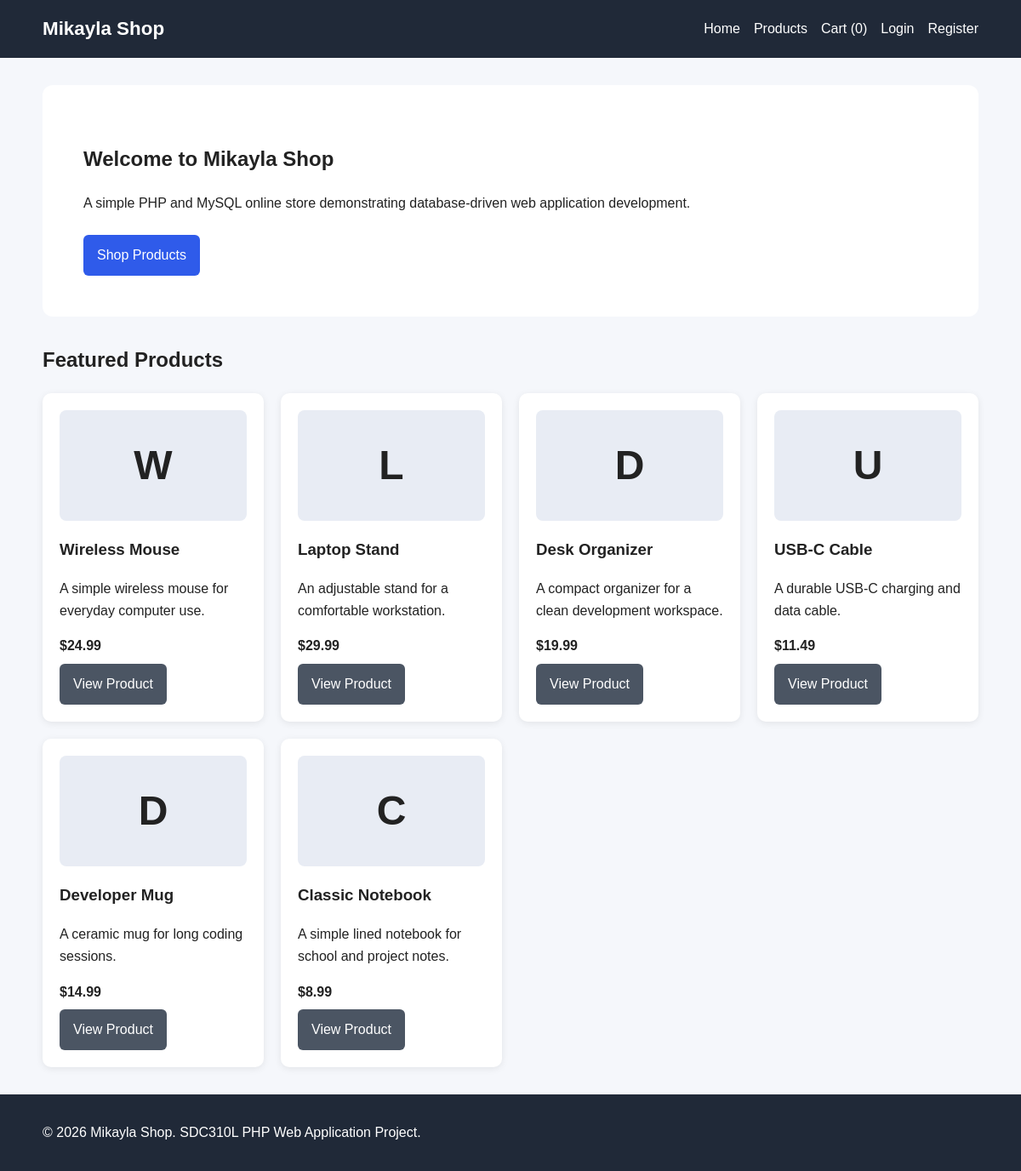
The page / on the database its author committed.
### tables this page shows
CREATE TABLE products (

    id INT UNSIGNED AUTO_INCREMENT PRIMARY KEY,

    name VARCHAR(150) NOT NULL,

    description TEXT NOT NULL,

    price DECIMAL(10,2) NOT NULL,

    stock INT UNSIGNED NOT NULL DEFAULT 0,

    active TINYINT(1) NOT NULL DEFAULT 1,

    created_at TIMESTAMP
        DEFAULT CURRENT_TIMESTAMP

);

### index.php (the view, shortened to what this page needs)
<?php
require_once "config/database.php";
require "includes/header.php";
$stmt = $pdo->query(
    "SELECT *
     FROM products
     WHERE active = 1
     ORDER BY id DESC
     LIMIT 6"
);
$products = $stmt->fetchAll();
?>
<section class="hero">
    <h1>
        Welcome to Mikayla Shop
    </h1>
    <p>
        A simple PHP and MySQL online store
        demonstrating database-driven web application
        development.
    </p>
    <a href="products.php" class="button">
        Shop Products
    </a>
</section>
<h2>Featured Products</h2>
<div class="product-grid">
<?php foreach ($products as $product): ?>
    <article class="card">
        <div class="product-image">
            <?= htmlspecialchars($product["name"][0] ?? "P") ?>
        </div>
        <h3>
            <?= htmlspecialchars($product["name"]) ?>
        </h3>
        <p>
            <?= htmlspecialchars($product["description"]) ?>
        </p>
        <strong>
            $<?= number_format((float)$product["price"], 2) ?>
        </strong>
        <br>
        <a
            class="button secondary"
            href="product.php?id=<?= (int)$product["id"] ?>"
        >
            View Product
        </a>
    </article>
<?php endforeach; ?>
</div>
<?php require "includes/footer.php"; ?>

### includes/header.php (shortened to what this page needs)
<?php
$cartCount = 0;
?>
<!DOCTYPE html>
<html lang="en">
<head>
    <link rel="stylesheet" href="css/style.css">
</head>
<body>
<header class="site-header">
    <div class="container nav">
        <a href="index.php" class="brand">
            Mikayla Shop
        </a>
        <nav>
            <a href="index.php">Home</a>
            <a href="products.php">Products</a>
            <a href="cart.php">
                Cart (<?= $cartCount ?>)
            </a>
            <?php if (isset($_SESSION["user"])): ?>
                <a href="logout.php">Logout</a>
            <?php else: ?>
                <a href="login.php">Login</a>
                <a href="register.php">Register</a>
            <?php endif; ?>
        </nav>
    </div>
</header>
<main class="container">

### includes/footer.php
</main>
<footer class="site-footer">
    <div class="container">
        <p>
            &copy; <?= date("Y") ?> Mikayla Shop.
            SDC310L PHP Web Application Project.
        </p>
    </div>
</footer>
</body>
</html>

### css/style.css (style rules this page uses)
* { box-sizing: border-box; }
body { margin: 0; font-family: Arial, sans-serif; background: #f5f7fb; color: #222; line-height: 1.6; }
.container { width: min(1100px, 92%); margin: auto; }
.site-header { background: #202938; color: white; padding: 1rem 0; }
.nav { display: flex; justify-content: space-between; align-items: center; gap: 1rem; }
.brand { color: white; font-size: 1.4rem; font-weight: bold; text-decoration: none; }
nav { display: flex; flex-wrap: wrap; gap: 1rem; }
nav a { color: white; text-decoration: none; }
main { min-height: 80vh; padding: 2rem 0; }
.hero { background: white; padding: 3rem; border-radius: 12px; margin-bottom: 2rem; }
.product-grid { display: grid; grid-template-columns: repeat(auto-fit, minmax(220px, 1fr)); gap: 1.25rem; }
.card { background: white; padding: 1.25rem; border-radius: 10px; box-shadow: 0 2px 8px rgba(0, 0, 0, 0.08); }
.product-image { height: 130px; display: grid; place-items: center; background: #e8ecf4; border-radius: 8px; font-size: 3rem; font-weight: bold; }
.button { display: inline-block; background: #2f5bea; color: white; border: 0; padding: 0.7rem 1rem; border-radius: 6px; text-decoration: none; cursor: pointer; margin-top: 0.5rem; }
.button.secondary { background: #4b5563; }
.site-footer { background: #202938; color: white; padding: 1rem 0; }

### rows shown on the page
products: name "W", name "Wireless Mouse", description "A simple wireless mouse for everyday computer use.", price "24.99"
products: name "L", name "Laptop Stand", description "An adjustable stand for a comfortable workstation.", price "29.99"
products: name "D", name "Desk Organizer", description "A compact organizer for a clean development workspace.", price "19.99"
products: name "U", name "USB-C Cable", description "A durable USB-C charging and data cable.", price "11.49"
products: name "D", name "Developer Mug", description "A ceramic mug for long coding sessions.", price "14.99"
products: name "C", name "Classic Notebook", description "A simple lined notebook for school and project notes.", price "8.99"

### other values the page prints
$cartCount "0"
